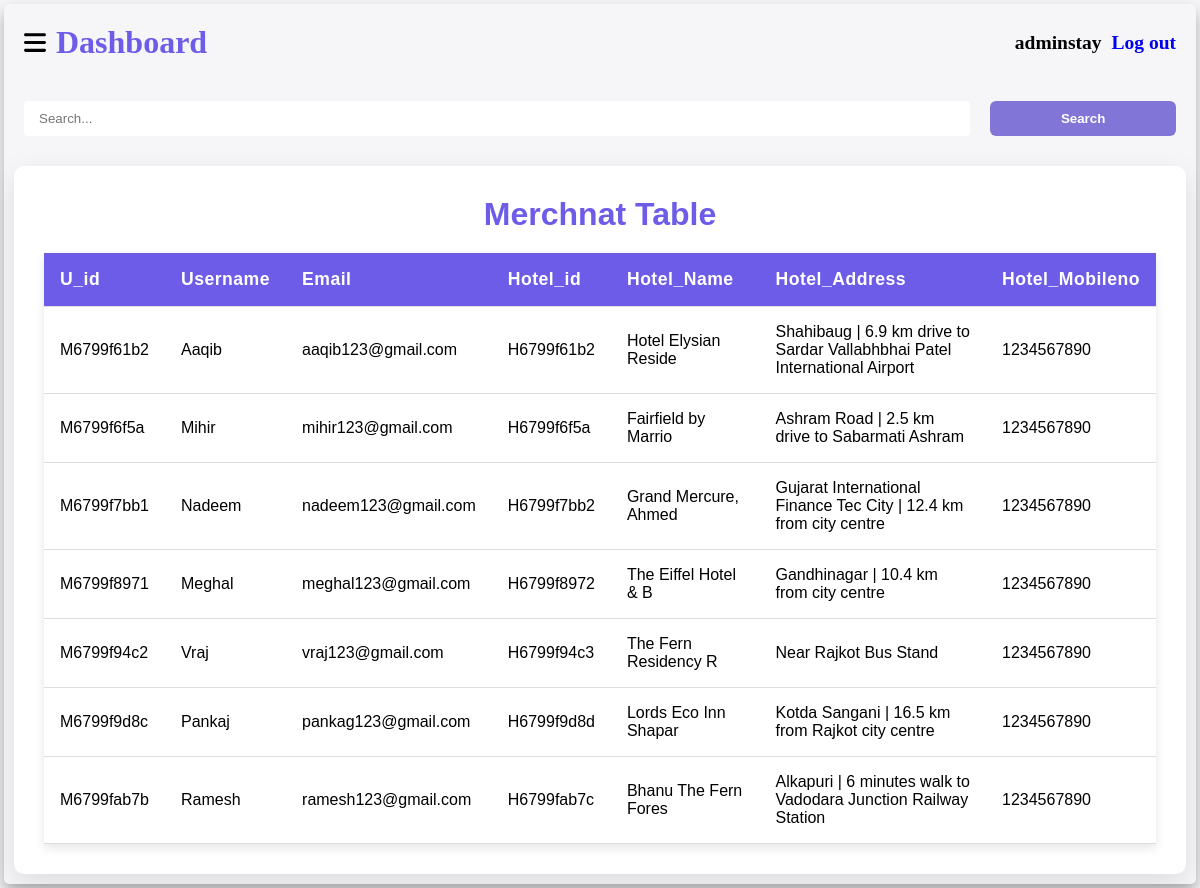
The page /Admin_dash.php (signed in) on the database its author committed.
### tables this page shows
CREATE TABLE `m_register` (
  `Um_id` varchar(10) NOT NULL,
  `Username` varchar(50) NOT NULL,
  `Email` varchar(50) NOT NULL,
  `Password` varchar(100) NOT NULL,
  `Hotel_id` varchar(10) NOT NULL,
  `Hotel_Name` varchar(20) NOT NULL,
  `Hotel_Address` text NOT NULL,
  `Hotel_Mobileno` char(15) NOT NULL,
  `Hotel_Bname` varchar(50) NOT NULL,
  `Hotel_AccountNo` char(20) NOT NULL,
  `Hotel_IFSCcode` char(15) NOT NULL
);

### Admin_dash.php (the view, shortened to what this page needs)
<!DOCTYPE html>
<html lang="en">
<head>
    <link rel="stylesheet" href="CSS/index.css">
    <link rel="stylesheet" href="https://cdnjs.cloudflare.com/ajax/libs/font-awesome/6.6.0/css/all.min.css" />
    <link rel="stylesheet" href="CSS/table.css">
</head>
<body>
    <div class="container">
        <div class="right">
            <div class="navbar">
                <h1 class="name">
                    <img src="./Images/ham.svg" id="hambtn">
                    <span>Dashboard</span>
                </h1>
                <h2 class="uname">
                    <?php
                    if (isset($_SESSION['adminname'])) {
                        echo   "<span>" . $_SESSION['adminname'] . "</span>";
                        echo  "<a href='Process/logout.php'>Log out</a>";
                    } else {
                        header("location:Admin.php");
                    }
                    ?>
                </h2>
            </div>
            <form method="POST">
                <div class="search">
                    <input class="stc" type="text" name="serch" placeholder="Search...">
                    <button class="scbtn" name="serchbtn">Search</button>
                </div>
            </form>
            <?php
            include './Process/cnn.php';
            if (array_key_exists('serchbtn', $_POST)) {
                serchdata();
            } else {
                $data  = mysqli_query($cnn, "Select * from  m_register");
                echo "<div class='table-container'>
                <h1>Merchnat Table</h1>
                    <table>
                        <thead>
                            <tr id ='data2'>
                                <th>U_id</th>
                                <th>Username</th>
                                <th>Email</th>
                                <th>Hotel_id</th>
                                <th>Hotel_Name</th>
                                <th>Hotel_Address</th>
                                <th>Hotel_Mobileno</th>
                            </tr>
                        </thead>";
                while ($d = mysqli_fetch_assoc($data)) {
                    echo "<tbody>
                            <tr>
                            <td><span id='data'>U_id : </span>" . $d['Um_id'] . "</td>
                                <td><span id='data'>Username : </span>" . $d['Username'] . "</td>
                                <td><span id='data'>Email : </span>" . $d['Email'] . "</td>
                                <td><span id='data'>Hotel_id : </span>" . $d['Hotel_id'] . "</td>
                                <td><span id='data'>Hotel_Name : </span>" . $d['Hotel_Name'] . "</td>
                                <td><span id='data'>Hotel_Address : </span>" . $d['Hotel_Address'] . "</td>
                                <td><span id='data'>Hotel_Mobileno : </span>" . $d['Hotel_Mobileno'] . "</td>
                            </tr>
                        </tbody>";
                }
            }
            echo "</table></div>";
            ?>
        </div>
    </div>
</body>
</html>

### CSS/index.css (style rules this page uses)
* { margin: 0; padding: 0; }
.name { display: flex; align-items: center; gap: 10px; margin: 20px; }
#hambtn { width: 22px; }
.container { background-color: #f6f6f9; display: flex; }
.right { width: 100vw; box-shadow: 0 0.5rem 1rem #D4D4D4; }
.right { border-radius: 5px; margin: 4px; box-shadow: 0 0.5rem 1rem #acacac; }
a { text-decoration: none; }
.navbar { cursor: pointer; font-size: 13px; display: flex; align-items: center; justify-content: space-between; }
.uname { margin-right: 20px; gap: 10px; display: flex; }

### CSS/table.css (style rules this page uses)
.table-container { overflow: auto; margin: 10px; background-color: white; padding: 30px; border-radius: 10px; box-shadow: 0 10px 30px rgba(0, 0, 0, 0.1); animation: fadeIn 1s ease-in-out; cursor: pointer; font-family: 'Lucida Sans', 'Lucida Sans Regular', 'Lucida Grande', 'Lucida Sans Unicode', Geneva, Verdana, sans-serif; }
h1 { text-align: center; color: #6c5ce7; font-size: 2rem; margin-bottom: 20px; animation: fadeIn 1.5s ease-out; }
table { width: 100%; border-collapse: collapse; margin-top: 20px; animation: fadeIn 1.5s ease-in-out; }
th, td { padding: 16px; text-align: left; border-bottom: 1px solid #ddd; transition: background-color 0.3s ease, transform 0.3s ease; }
th { background-color: #6c5ce7; color: white; font-size: 1.1rem; font-weight: 600; letter-spacing: 0.5px; }
table { box-shadow: 0 4px 10px rgba(0, 0, 0, 0.1); }
.stc { width: 100%; padding: 10px 15px; border-radius: 4px; border: none; }
.scbtn { padding: 6px; cursor: pointer; width: 20%; background: #8176d7; border-radius: 6px; font-weight: bold; border: none; color: white; font-family: 'Trebuchet MS', 'Lucida Sans Unicode', 'Lucida Grande', 'Lucida Sans', Arial, sans-serif; }
.search { gap: 20px; display: flex; justify-content: center; padding: 20px; }

### rows shown on the page
m_register: Um_id "M6799f61b2", Username "Aaqib", Email "aaqib123@gmail.com", Hotel "H6799f61b2", Hotel_Name "Hotel Elysian Reside", Hotel_Address "Shahibaug | 6.9 km drive to Sardar Vallabhbhai Patel International Airport", Hotel_Mobileno "1234567890"
m_register: Um_id "M6799f6f5a", Username "Mihir", Email "mihir123@gmail.com", Hotel "H6799f6f5a", Hotel_Name "Fairfield by Marrio", Hotel_Address "Ashram Road | 2.5 km drive to Sabarmati Ashram", Hotel_Mobileno "1234567890"
m_register: Um_id "M6799f7bb1", Username "Nadeem", Email "nadeem123@gmail.com", Hotel "H6799f7bb2", Hotel_Name "Grand Mercure, Ahmed", Hotel_Address "Gujarat International Finance Tec City | 12.4 km from city centre", Hotel_Mobileno "1234567890"
m_register: Um_id "M6799f8971", Username "Meghal", Email "meghal123@gmail.com", Hotel "H6799f8972", Hotel_Name "The Eiffel Hotel & B", Hotel_Address "Gandhinagar | 10.4 km from city centre", Hotel_Mobileno "1234567890"
m_register: Um_id "M6799f94c2", Username "Vraj", Email "vraj123@gmail.com", Hotel "H6799f94c3", Hotel_Name "The Fern Residency R", Hotel_Address "Near Rajkot Bus Stand", Hotel_Mobileno "1234567890"
m_register: Um_id "M6799f9d8c", Username "Pankaj", Email "pankag123@gmail.com", Hotel "H6799f9d8d", Hotel_Name "Lords Eco Inn Shapar", Hotel_Address "Kotda Sangani | 16.5 km from Rajkot city centre", Hotel_Mobileno "1234567890"
m_register: Um_id "M6799fab7b", Username "Ramesh", Email "ramesh123@gmail.com", Hotel "H6799fab7c", Hotel_Name "Bhanu The Fern Fores", Hotel_Address "Alkapuri | 6 minutes walk to Vadodara Junction Railway Station", Hotel_Mobileno "1234567890"

### other values the page prints
$_SESSION['adminname'] "adminstay"
